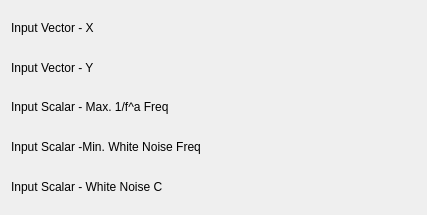
<ui version="4.0" >
 <class>FitKneeFrequencyConfig</class>
 <widget class="QWidget" name="FitKneeFrequencyConfig" >
  <property name="geometry" >
   <rect>
    <x>0</x>
    <y>0</y>
    <width>427</width>
    <height>215</height>
   </rect>
  </property>
  <property name="minimumSize" >
   <size>
    <width>400</width>
    <height>0</height>
   </size>
  </property>
  <layout class="QVBoxLayout" name="verticalLayout" >
   <item>
    <layout class="QHBoxLayout" name="horizontalLayout_5" >
     <item>
      <widget class="QLabel" name="label_4" >
       <property name="sizePolicy" >
        <sizepolicy vsizetype="Fixed" hsizetype="Fixed" >
         <horstretch>0</horstretch>
         <verstretch>0</verstretch>
        </sizepolicy>
       </property>
       <property name="text" >
        <string>Input Vector - X</string>
       </property>
       <property name="wordWrap" >
        <bool>false</bool>
       </property>
      </widget>
     </item>
     <item>
      <spacer name="horizontalSpacer" >
       <property name="orientation" >
        <enum>Qt::Horizontal</enum>
       </property>
       <property name="sizeHint" stdset="0" >
        <size>
         <width>40</width>
         <height>20</height>
        </size>
       </property>
      </spacer>
     </item>
     <item>
      <widget class="Kst::VectorSelector" native="1" name="_vectorX" >
       <property name="sizePolicy" >
        <sizepolicy vsizetype="Preferred" hsizetype="Expanding" >
         <horstretch>0</horstretch>
         <verstretch>0</verstretch>
        </sizepolicy>
       </property>
      </widget>
     </item>
    </layout>
   </item>
   <item>
    <layout class="QHBoxLayout" name="horizontalLayout_4" >
     <item>
      <widget class="QLabel" name="label_3" >
       <property name="sizePolicy" >
        <sizepolicy vsizetype="Fixed" hsizetype="Fixed" >
         <horstretch>0</horstretch>
         <verstretch>0</verstretch>
        </sizepolicy>
       </property>
       <property name="text" >
        <string>Input Vector - Y</string>
       </property>
       <property name="wordWrap" >
        <bool>false</bool>
       </property>
      </widget>
     </item>
     <item>
      <spacer name="horizontalSpacer_2" >
       <property name="orientation" >
        <enum>Qt::Horizontal</enum>
       </property>
       <property name="sizeHint" stdset="0" >
        <size>
         <width>40</width>
         <height>20</height>
        </size>
       </property>
      </spacer>
     </item>
     <item>
      <widget class="Kst::VectorSelector" native="1" name="_vectorY" >
       <property name="sizePolicy" >
        <sizepolicy vsizetype="Preferred" hsizetype="Expanding" >
         <horstretch>0</horstretch>
         <verstretch>0</verstretch>
        </sizepolicy>
       </property>
      </widget>
     </item>
    </layout>
   </item>
   <item>
    <layout class="QHBoxLayout" name="horizontalLayout_3" >
     <item>
      <widget class="QLabel" name="label_11" >
       <property name="sizePolicy" >
        <sizepolicy vsizetype="Fixed" hsizetype="Fixed" >
         <horstretch>0</horstretch>
         <verstretch>0</verstretch>
        </sizepolicy>
       </property>
       <property name="text" >
        <string>Input Scalar - Max. 1/f^a Freq</string>
       </property>
       <property name="wordWrap" >
        <bool>false</bool>
       </property>
      </widget>
     </item>
     <item>
      <spacer name="horizontalSpacer_3" >
       <property name="orientation" >
        <enum>Qt::Horizontal</enum>
       </property>
       <property name="sizeHint" stdset="0" >
        <size>
         <width>40</width>
         <height>20</height>
        </size>
       </property>
      </spacer>
     </item>
     <item>
      <widget class="Kst::ScalarSelector" native="1" name="_scalarMax" />
     </item>
    </layout>
   </item>
   <item>
    <layout class="QHBoxLayout" name="horizontalLayout_2" >
     <item>
      <widget class="QLabel" name="label_9" >
       <property name="sizePolicy" >
        <sizepolicy vsizetype="Fixed" hsizetype="Fixed" >
         <horstretch>0</horstretch>
         <verstretch>0</verstretch>
        </sizepolicy>
       </property>
       <property name="text" >
        <string>Input Scalar -Min. White Noise Freq</string>
       </property>
       <property name="wordWrap" >
        <bool>false</bool>
       </property>
      </widget>
     </item>
     <item>
      <spacer name="horizontalSpacer_4" >
       <property name="orientation" >
        <enum>Qt::Horizontal</enum>
       </property>
       <property name="sizeHint" stdset="0" >
        <size>
         <width>40</width>
         <height>20</height>
        </size>
       </property>
      </spacer>
     </item>
     <item>
      <widget class="Kst::ScalarSelector" native="1" name="_scalarMin" />
     </item>
    </layout>
   </item>
   <item>
    <layout class="QHBoxLayout" name="horizontalLayout" >
     <item>
      <widget class="QLabel" name="label_8" >
       <property name="sizePolicy" >
        <sizepolicy vsizetype="Fixed" hsizetype="Fixed" >
         <horstretch>0</horstretch>
         <verstretch>0</verstretch>
        </sizepolicy>
       </property>
       <property name="text" >
        <string>Input Scalar - White Noise C</string>
       </property>
       <property name="wordWrap" >
        <bool>false</bool>
       </property>
      </widget>
     </item>
     <item>
      <spacer name="horizontalSpacer_5" >
       <property name="orientation" >
        <enum>Qt::Horizontal</enum>
       </property>
       <property name="sizeHint" stdset="0" >
        <size>
         <width>40</width>
         <height>20</height>
        </size>
       </property>
      </spacer>
     </item>
     <item>
      <widget class="Kst::ScalarSelector" native="1" name="_scalarWhiteNoise" />
     </item>
    </layout>
   </item>
  </layout>
 </widget>
 <layoutdefault spacing="6" margin="11" />
 <customwidgets>
  <customwidget>
   <class>Kst::VectorSelector</class>
   <extends>QWidget</extends>
   <header>vectorselector.h</header>
  </customwidget>
  <customwidget>
   <class>Kst::ScalarSelector</class>
   <extends>QWidget</extends>
   <header>scalarselector.h</header>
  </customwidget>
 </customwidgets>
 <resources/>
 <connections/>
</ui>
